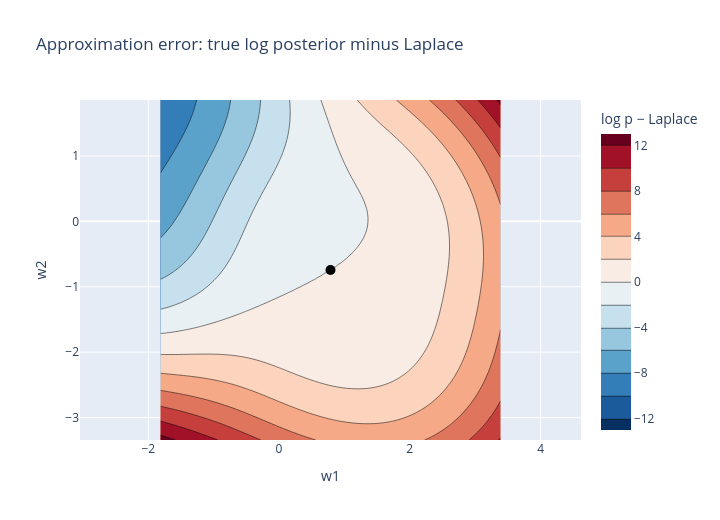

Notebook cell for this chart:
### Markdown cell above
## Where the Laplace approximation breaks down

Laplace gives **perfectly elliptical** level sets. The true log posterior generally does not — especially with small $N$ or class imbalance, where the likelihood is asymmetric. The plot below shows $(\text{true log posterior}) - (\text{Laplace})$.

- **Red regions** ($> 0$): the truth is heavier than Laplace (Laplace underestimates probability mass here).
- **Blue regions** ($< 0$): Laplace is heavier than the truth (Laplace overestimates).

Zero by construction at the MAP and to first order around it. Errors grow as you move out into the tails.

**Takeaway.** Laplace is a *local* approximation. Reliable for posterior moments and concentration arguments around the mode; misleading in the tails — exactly where rare events live.

### Code cell
diff = Z - Z_laplace
absmax = float(np.max(np.abs(diff)))

fig = go.Figure([
    go.Contour(x=w1_range, y=w2_range, z=diff,
               colorscale='RdBu_r', zmid=0, zmin=-absmax, zmax=absmax,
               colorbar=dict(title='log p − Laplace')),
    go.Scatter(x=[w_star[0]], y=[w_star[1]], mode='markers',
               marker=dict(size=10, color='black'), name='MAP'),
])
fig.update_layout(width=720, height=520,
                  title='Approximation error: true log posterior minus Laplace',
                  xaxis_title='w1', yaxis_title='w2')
fig.update_yaxes(scaleanchor='x', scaleratio=1)
fig.show()

### Figure 1 — Plotly figure (JSON) as saved in the notebook; plotly's stock layout.template omitted (floating-point values rounded to 4 significant figures; data arrays with more than 128 entries replaced by an {"elided": "..."} marker saying what was removed)
{"data": [{"colorbar": {"title": {"text": "log p − Laplace"}}, "colorscale": [[0.0, "rgb(5,48,97)"], [0.1, "rgb(33,102,172)"], [0.2, "rgb(67,147,195)"], [0.3, "rgb(146,197,222)"], [0.4, "rgb(209,229,240)"], [0.5, "rgb(247,247,247)"], [0.6, "rgb(253,219,199)"], [0.7, "rgb(244,165,130)"], [0.8, "rgb(214,96,77)"], [0.9, "rgb(178,24,43)"], [1.0, "rgb(103,0,31)"]], "type": "contour", "x": [-1.813, -1.754, -1.696, -1.638, -1.579, -1.521, -1.462, -1.404, -1.345, -1.287, -1.229, -1.17, -1.112, -1.053, -0.9949, -0.9365, -0.8781, -0.8196, -0.7612, -0.7028, -0.6444, -0.5859, -0.5275, -0.4691, -0.4107, -0.3522, -0.2938, -0.2354, -0.1769, -0.1185, -0.06009, -0.001668, 0.05676, 0.1152, 0.1736, 0.232, 0.2905, 0.3489, 0.4073, 0.4657, 0.5242, 0.5826, 0.641, 0.6995, 0.7579, 0.8163, 0.8747, 0.9332, 0.9916, 1.05, 1.108, 1.167, 1.225, 1.284, 1.342, 1.401, 1.459, 1.517, 1.576, 1.634, 1.693, 1.751, 1.81, 1.868, 1.926, 1.985, 2.043, 2.102, 2.16, 2.219, 2.277, 2.335, 2.394, 2.452, 2.511, 2.569, 2.628, 2.686, 2.744, 2.803, 2.861, 2.92, 2.978, 3.037, 3.095, 3.153, 3.212, 3.27, 3.329, 3.387], "y": [-3.344, -3.286, -3.228, -3.169, -3.111, -3.052, -2.994, -2.935, -2.877, -2.819, -2.76, -2.702, -2.643, -2.585, -2.526, -2.468, -2.41, -2.351, -2.293, -2.234, -2.176, -2.117, -2.059, -2.001, -1.942, -1.884, -1.825, -1.767, -1.708, -1.65, -1.592, -1.533, -1.475, -1.416, -1.358, -1.299, -1.241, -1.183, -1.124, -1.066, -1.007, -0.9489, -0.8905, -0.8321, -0.7736, -0.7152, -0.6568, -0.5983, -0.5399, -0.4815, -0.4231, -0.3646, -0.3062, -0.2478, -0.1894, -0.1309, -0.0725, -0.01408, 0.04435, 0.1028, 0.1612, 0.2196, 0.2781, 0.3365, 0.3949, 0.4533, 0.5118, 0.5702, 0.6286, 0.687, 0.7455, 0.8039, 0.8623, 0.9208, 0.9792, 1.038, 1.096, 1.154, 1.213, 1.271, 1.33, 1.388, 1.447, 1.505, 1.563, 1.622, 1.68, 1.739, 1.797, 1.856], "z": {"elided": "90x90 float values"}, "zmax": 12.72, "zmid": 0, "zmin": -12.72}, {"marker": {"color": "black", "size": 10}, "mode": "markers", "name": "MAP", "type": "scatter", "x": [0.7871], "y": [-0.7444]}], "layout": {"height": 520, "title": {"text": "Approximation error: true log posterior minus Laplace"}, "width": 720, "xaxis": {"title": {"text": "w1"}}, "yaxis": {"scaleanchor": "x", "scaleratio": 1, "title": {"text": "w2"}}}}
